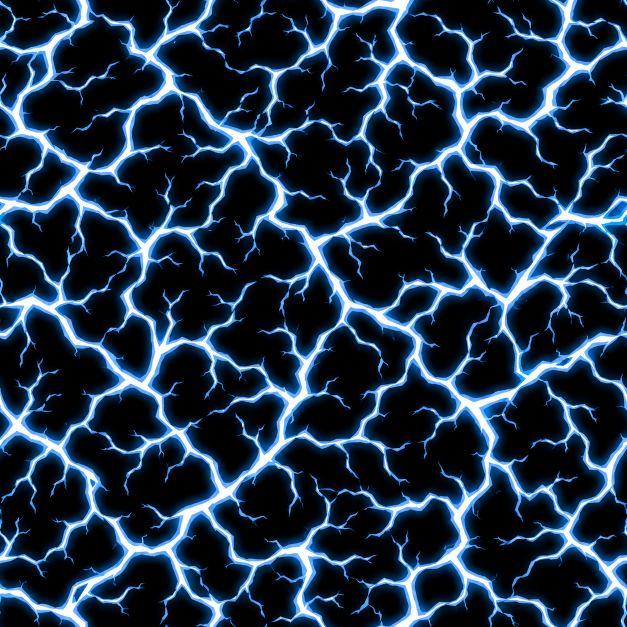
#> input picture unprocessed_images/vfx/1A3229F2-50F4-456A-93FA-D2697D924AEB.png, 1254 x 1254 px (shown at 1/2 size)
$ python -i tx2_prep.py   (imports and definitions only)
#> lines starting #> are read from the running program, lines starting #| are printed output that depends on the picture; after the words box and inside, x2 and y2 are one past the last pixel; in counts of white or black regions, pixels touching at a corner belong together
#> further down, picture is the input picture: shape (1254, 1254, 3); mean B, G, R 74.7, 52.6, 31.3
"""v0.8.0 Step TX2: prepares the owner's ground, impact and surface textures (docs/art/requests/v0.8.0_textures.md)
for the game. Sources: unprocessed_images/vfx/ (effects) and unprocessed_images/v080_tex/ (surfaces), all 1254 px
(the steam and the crystal sheets 1536 x 1024, the dust ring 1287 x 1222).

Per kind (the helpers glow / regrid are vfx_prep.py's, loaded from beside this file):
- rgba (rock burst, acid splat, skid marks, light ring): the upload already has transparency; resized only;
- glow (steam puffs, crystal shatter: RGB on black, a 3 x 2 upload re-gridded to a 2 x 2 sheet): alpha = the
  brightest channel, colour un-premultiplied (as vfx_prep's glow);
- cracks (ground cracks, painted on brown ground, not on black): alpha = the glowing crack (red over green, or a
  bright red channel), colour kept, so the shaders use alpha as the crack's shape and tint it;
- dust (dust ring, painted on brown ground): alpha = the pale dust (bright) or the grey stones (unsaturated), colour
  kept;
- surface (lava flow, lava crust, the four marker fills, spike stone): RGB colour; alpha = the texture's glowing or
  bright features (per id, SURFACES; never below ALPHA_FLOOR), which the shaders heat; cross-faded at the edges so the tile has no seam.
Sizes: sheets 1024 px, the light ring and every surface 512 px. Writes assets/textures/vfx/<id>.png (effects) and
assets/textures/kit/<id>.png (surfaces) and prints each sha256 and each tile's seam check (the mean step across the
wrapped edge against the mean step between neighbouring pixels: equal means no seam).

Run from the repo root: python3 -I scripts/assets/tx2_prep.py   (needs Pillow and numpy)
"""

import hashlib
import importlib.util
import os
import sys

import numpy as np
from PIL import Image

_spec = importlib.util.spec_from_file_location("vfx_prep", os.path.join(os.path.dirname(__file__), "vfx_prep.py"))
vfx_prep = importlib.util.module_from_spec(_spec)
# [1 line not run here, left out]

VFX_SRC = "unprocessed_images/vfx"
TEX_SRC = "unprocessed_images/v080_tex"
VFX_OUT = "assets/textures/vfx"
TEX_OUT = "assets/textures/kit"
SHEET_PX = 1024
SMALL_PX = 512
## Effects: id -> kind.
EFFECTS = {
    "fx_ground_cracks": "cracks",
    "fx_rock_burst": "rgba",
    "fx_dust_ring": "dust",
    "fx_light_ring": "rgba",
    "fx_acid_splat": "rgba",
    "fx_steam_puffs": "glow",
    "fx_skid_marks": "rgba",
    "fx_crystal_shatter": "glow",
}
SMALL = {"fx_light_ring"}
## The 3 x 2 uploads (1536 x 1024) are four variants in a 2 x 2 layout already (two empty thirds), re-gridded.
GRIDS = {"fx_steam_puffs": (2, 2), "fx_crystal_shatter": (2, 2)}
## Surfaces: id -> (source folder, feature). Feature: what the alpha marks (the part the shaders heat).
SURFACES = {
    "fx_lava_flow": (VFX_SRC, "bright"),
    "tex_lava_crust": (TEX_SRC, "hot"),
    "tex_mark_steel": (TEX_SRC, "scratch"),
    "tex_mark_hazard": (TEX_SRC, "amber"),
    "tex_mark_acid": (TEX_SRC, "green"),
    "tex_mark_light": (TEX_SRC, "gold"),
    "tex_stone_spike": (TEX_SRC, "hot"),
}
## The edge cross-fade (share of the source's width) that makes a tile wrap.
BAND = 0.06
## A surface's least alpha (see main).
ALPHA_FLOOR = 8.0 / 255.0


def _smooth(x: np.ndarray, lo: float, hi: float) -> np.ndarray:
    t = np.clip((x - lo) / (hi - lo), 0.0, 1.0)
    return t * t * (3.0 - 2.0 * t)


# [12 lines left out: functions cracks, dust, not called in this run]


def feature(rgb: np.ndarray, kind: str) -> np.ndarray:
#> called with kind = 'amber'
    r, g, b = rgb[..., 0], rgb[..., 1], rgb[..., 2]
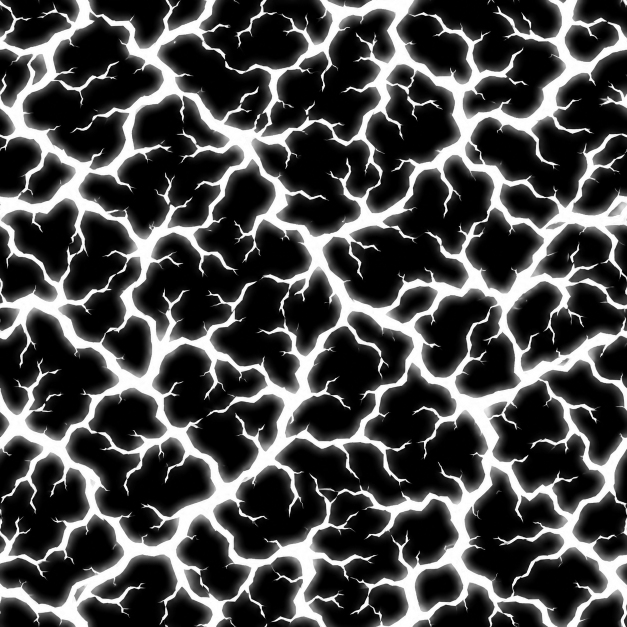
#> r: shape (1254, 1254) (shown at 1/2 size); min 0, max 255, mean 74.7
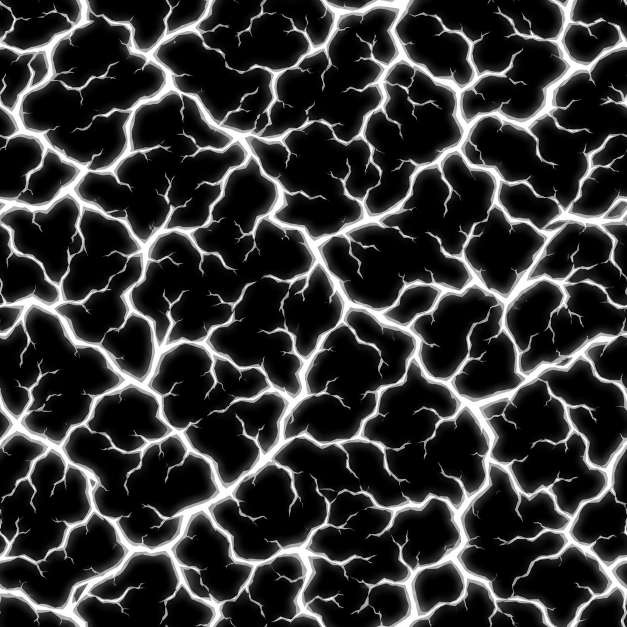
#> g: shape (1254, 1254) (shown at 1/2 size); min 0, max 255, mean 52.6
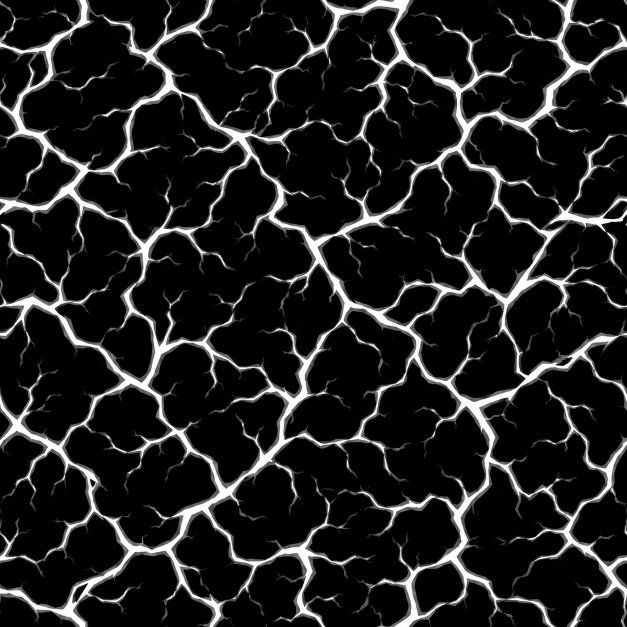
#> b: shape (1254, 1254) (shown at 1/2 size); min 0, max 255, mean 31.3
    lum = rgb @ np.array([0.2126, 0.7152, 0.0722])
    if kind == "bright":  # the lava's yellow veins
        return _smooth(g, 0.45, 0.8)
    if kind == "hot":  # glowing orange-red seams and cracks over dark or grey rock
        return _smooth(r - b, 0.3, 0.55) * _smooth(r, 0.45, 0.7)
    if kind == "scratch":  # the steel's pale scratches over the plate (brighter than its neighbourhood)
        blur = np.asarray(Image.fromarray((lum * 255).astype(np.uint8)).filter(_blur(9))).astype(float) / 255.0
        return _smooth(lum - blur, 0.03, 0.12)
    if kind == "amber":  # the hazard stripes' paint
        return _smooth(r - b, 0.25, 0.45)
#> in _smooth, `t = np.clip((x - lo) / (hi - lo), 0.0, 1.0)`:
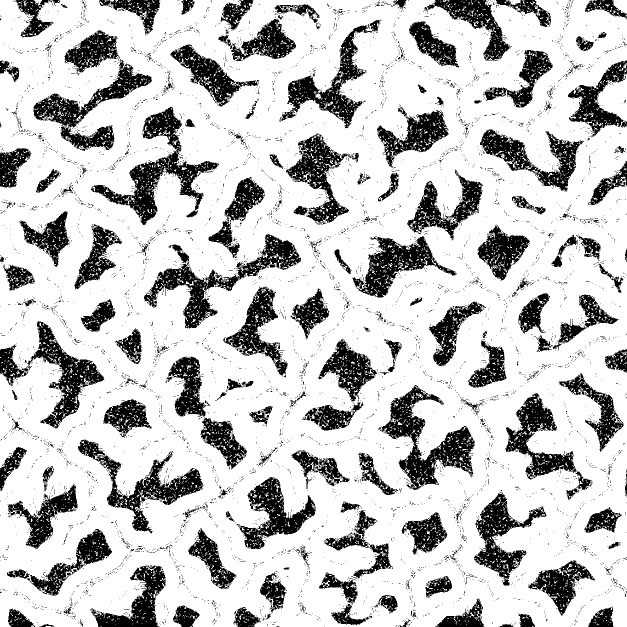
#> t: shape (1254, 1254) float64 (shown at 1/2 size); values 0 (black) and 1 (white), 77.5% white; 6792 black regions (6583 under 20 px), largest, box (x1, y1, x2, y2) and area: (182, 213, 438, 450) 12975, (757, 770, 950, 980) 12707, (288, 467, 602, 657) 12221
    if kind == "green":  # the acid's pools
        return _smooth(g - (r + b) * 0.5, 0.2, 0.4)
    if kind == "gold":  # the light's seams over the violet stone
        return _smooth((r + g) * 0.5 - b, 0.05, 0.2)
    raise ValueError(kind)


# [25 lines left out: functions _blur, wrap, not called in this run]


def hazard_period(rgb: np.ndarray) -> int:
    """The hazard stripes' period (px): the autocorrelation of the amber mask, summed over rows and over columns,
    peaks again one period on (after its first dip); the rows' and the columns' periods averaged."""
    m = feature(rgb, "amber")
    out = []
    for lines in (m, m.T):
        ac = 0.0
        for k in range(lines.shape[0] // 12, lines.shape[0], lines.shape[0] // 12):
            r = lines[k] - lines[k].mean()
            ac = ac + np.correlate(r, r, mode="full")[len(r) - 1 :]
        dip = int(np.argmin(ac[: len(ac) * 9 // 16]))
        out.append(dip + int(np.argmax(ac[dip : len(ac) * 3 // 4])))
#> this loop made 2 passes
#> dip on passes 1 to 2: 73, 70
#> after the loop, out = [681, 475]
    return int(round(sum(out) / 2.0))


# [59 lines left out: functions seam, _save, main, not called in this run]


# [2 lines not run here, left out]

>>> import cv2
>>> picture = cv2.imread('../../unprocessed_images/vfx/1A3229F2-50F4-456A-93FA-D2697D924AEB.png')
>>> result = hazard_period(picture)
#> result = 578

$ run again, on unprocessed_images/vfx/fx_fire_noise.png
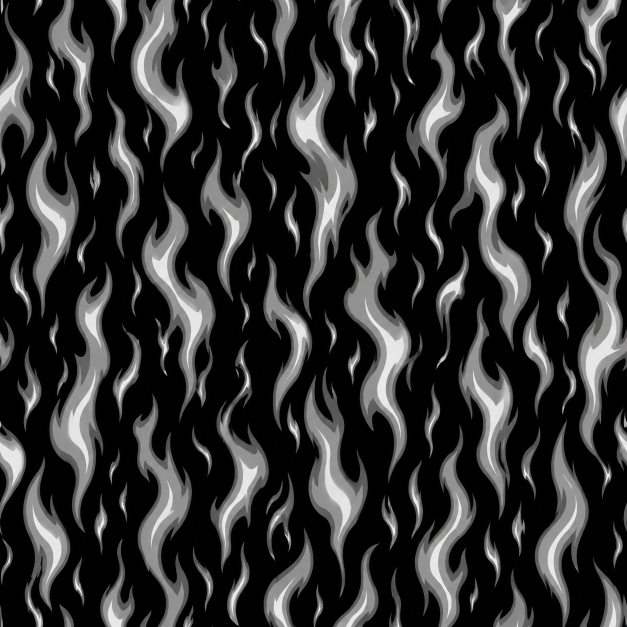
#> input picture unprocessed_images/vfx/fx_fire_noise.png, 1254 x 1254 px (shown at 1/2 size)
#> picture is the input picture: shape (1254, 1254, 3); mean B, G, R 48, 48, 48.2
#> in _smooth, `t = np.clip((x - lo) / (hi - lo), 0.0, 1.0)`:
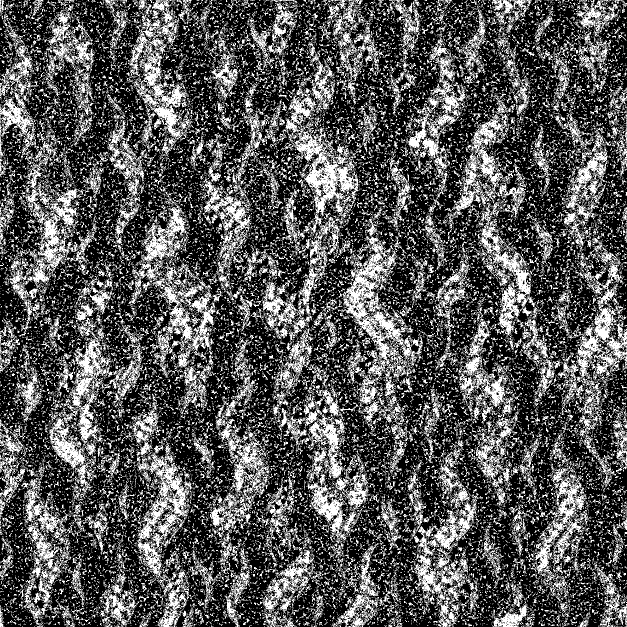
#> t: shape (1254, 1254) float64 (shown at 1/2 size); values 0 (black) and 1 (white), 33.9% white in thin lines or dots
#> the loop in hazard_period, `for lines in (m, m.T):` made 2 passes
#> dip on passes 1 to 2: 73, 94
#> after the loop in hazard_period, `for lines in (m, m.T):`: out = [226, 625]
#> result = 426

$ run again, on unprocessed_images/vfx/fx_lightning_bolts.png
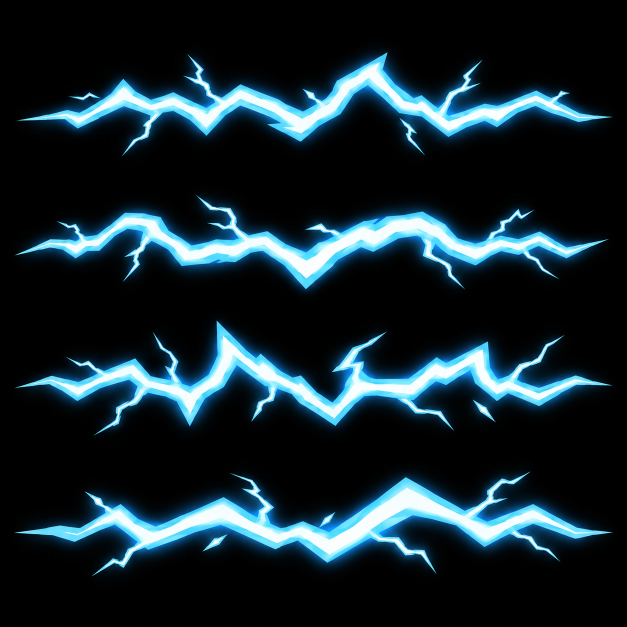
#> input picture unprocessed_images/vfx/fx_lightning_bolts.png, 1254 x 1254 px (shown at 1/2 size)
#> picture is the input picture: shape (1254, 1254, 3); mean B, G, R 47.9, 40.1, 23
#> in feature, `r, g, b = rgb[..., 0], rgb[..., 1], rgb[..., 2]`:
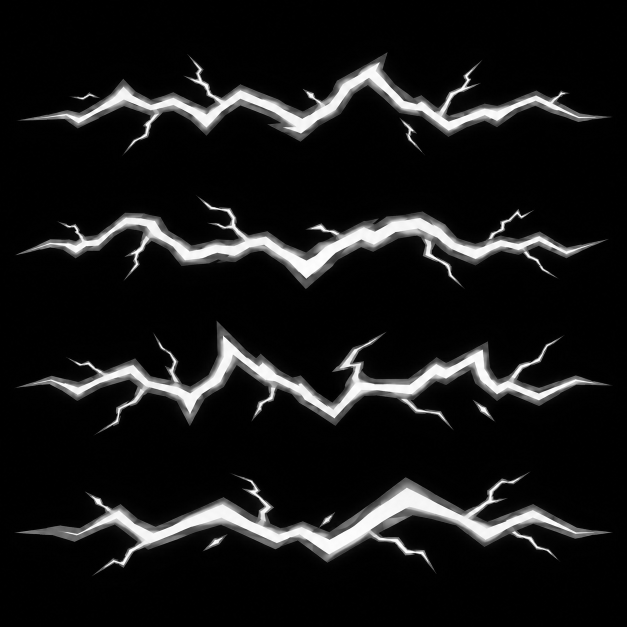
#> b: shape (1254, 1254) (shown at 1/2 size); min 0, max 255, mean 23
#> in _smooth, `t = np.clip((x - lo) / (hi - lo), 0.0, 1.0)`:
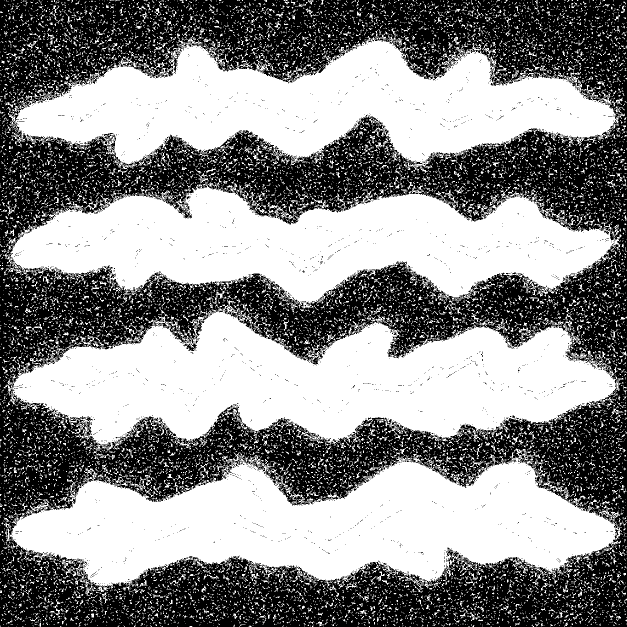
#> t: shape (1254, 1254) float64 (shown at 1/2 size); values 0 (black) and 1 (white), 55.1% white; 2302 black regions (2287 under 20 px), largest, box (x1, y1, x2, y2) and area: (0, 0, 1254, 1254) 700115, (355, 412, 384, 437) 263, (207, 266, 232, 288) 178
#> the loop in hazard_period, `for lines in (m, m.T):` made 2 passes
#> dip on passes 1 to 2: 140, 143
#> after the loop in hazard_period, `for lines in (m, m.T):`: out = [561, 289]
#> result = 425
